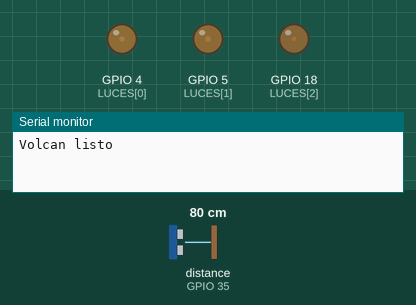
Simulated run of this sketch. Board: ESP32. On the bench: output pins drawn as LEDs (lit = HIGH), the last lines printed to the serial monitor. Wiring (inferred from the names in the program): ultrasonic range finder: trigger GPIO 26; echo GPIO 35. Inputs (shaded band) come from the test bench; at power-on: distance to the obstacle (sensor on GPIO 35) 80 cm. The echo pulse lasts 58.3 µs per cm; random numbers use the default seed unless the sketch sets one; pins used as bus, display or sensor lines are not drawn.

Above: at 1.2 s.
1.3 s: distance to the obstacle (sensor on GPIO 35) set to 2 cm
At 1.55 s:
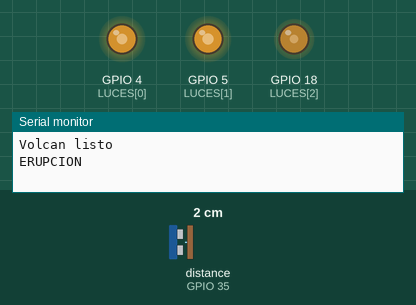
At 2.62 s:
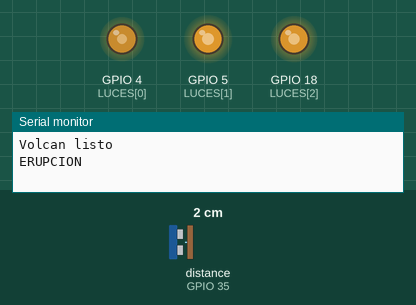
Timing chart, 0 to 19.3 s (numbered marks = the images above; inputs shaded):
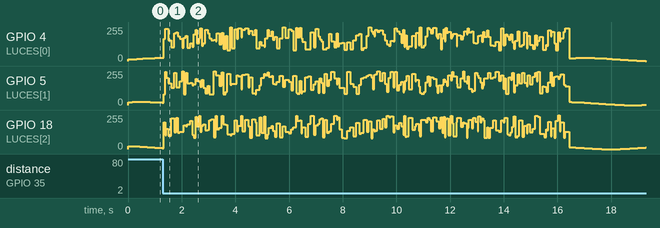

The sketch:

esp32.ino
```cpp
// Proyecto 7: Volcan Poas vivo (ESP32 generico, Arduino IDE)
// ESP32: ECHO en el pin 35 con divisor 1 kOhm / 2 kOhm
// Envia "ERUPCION" por el cable USB para que la proyeccion cambie.
const int LUCES[3] = {4, 5, 18};      // cada pin: 2 LEDs con su resistencia de 220 Ohm
const int PIN_TRIG = 26;
const int PIN_ECHO = 35;
const int DISTANCIA_CM = 80;
const unsigned long DURACION = 15000;
const unsigned long ESPERA = 20000;
unsigned long ultima = 0;
bool primera = true;

long medirDistanciaCm() {
  digitalWrite(PIN_TRIG, LOW);
  delayMicroseconds(2);
  digitalWrite(PIN_TRIG, HIGH);
  delayMicroseconds(10);
  digitalWrite(PIN_TRIG, LOW);
  long t = pulseIn(PIN_ECHO, HIGH, 30000);
  if (t == 0) return 999;
  return t / 58;
}

void calma() {
  float t = millis() / 1000.0;
  for (int i = 0; i < 3; i++) analogWrite(LUCES[i], 12 + 12 * sin(t * 1.2 + i));
}

void erupcion() {
  Serial.println("ERUPCION");
  unsigned long fin = millis() + DURACION;
  while (millis() < fin) {
    for (int i = 0; i < 3; i++) analogWrite(LUCES[i], random(80, 256));
    delay(random(30, 120));
  }
  Serial.println("CALMA");
}

void setup() {
  Serial.begin(115200);
  for (int i = 0; i < 3; i++) pinMode(LUCES[i], OUTPUT);
  pinMode(PIN_TRIG, OUTPUT);
  pinMode(PIN_ECHO, INPUT);
  Serial.println("Volcan listo");
}

void loop() {
  calma();
  if ((primera || millis() - ultima > ESPERA) && medirDistanciaCm() < DISTANCIA_CM) {
    erupcion();
    ultima = millis();
    primera = false;
  }
  delay(50);
}
```
